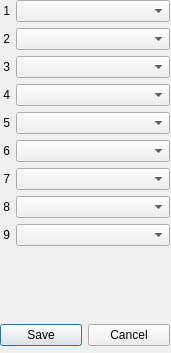
<?xml version="1.0" encoding="UTF-8"?>
<ui version="4.0">
 <class>DlgSpeedDial</class>
 <widget class="QDialog" name="DlgSpeedDial">
  <property name="geometry">
   <rect>
    <x>0</x>
    <y>0</y>
    <width>171</width>
    <height>353</height>
   </rect>
  </property>
  <property name="windowTitle">
   <string>Speed Dial</string>
  </property>
  <widget class="QWidget" name="layoutWidget">
   <property name="geometry">
    <rect>
     <x>0</x>
     <y>0</y>
     <width>170</width>
     <height>346</height>
    </rect>
   </property>
   <layout class="QVBoxLayout" name="verticalLayout">
    <item>
     <layout class="QFormLayout" name="formLayout">
      <item row="0" column="0">
       <widget class="QLabel" name="lblF1">
        <property name="text">
         <string> 1</string>
        </property>
       </widget>
      </item>
      <item row="1" column="0">
       <widget class="QLabel" name="lblF2">
        <property name="text">
         <string> 2</string>
        </property>
       </widget>
      </item>
      <item row="2" column="0">
       <widget class="QLabel" name="lblF3">
        <property name="text">
         <string> 3</string>
        </property>
       </widget>
      </item>
      <item row="3" column="0">
       <widget class="QLabel" name="lblF4">
        <property name="text">
         <string> 4</string>
        </property>
       </widget>
      </item>
      <item row="4" column="0">
       <widget class="QLabel" name="lblF5">
        <property name="text">
         <string> 5</string>
        </property>
       </widget>
      </item>
      <item row="5" column="0">
       <widget class="QLabel" name="lblF6">
        <property name="text">
         <string> 6</string>
        </property>
       </widget>
      </item>
      <item row="6" column="0">
       <widget class="QLabel" name="lblF7">
        <property name="text">
         <string> 7</string>
        </property>
       </widget>
      </item>
      <item row="7" column="0">
       <widget class="QLabel" name="lblF8">
        <property name="text">
         <string> 8</string>
        </property>
       </widget>
      </item>
      <item row="8" column="0">
       <widget class="QLabel" name="lblF9">
        <property name="text">
         <string> 9</string>
        </property>
       </widget>
      </item>
      <item row="0" column="1">
       <widget class="QComboBox" name="comboF1"/>
      </item>
      <item row="1" column="1">
       <widget class="QComboBox" name="comboF2"/>
      </item>
      <item row="2" column="1">
       <widget class="QComboBox" name="comboF3"/>
      </item>
      <item row="3" column="1">
       <widget class="QComboBox" name="comboF4"/>
      </item>
      <item row="4" column="1">
       <widget class="QComboBox" name="comboF5"/>
      </item>
      <item row="5" column="1">
       <widget class="QComboBox" name="comboF6"/>
      </item>
      <item row="6" column="1">
       <widget class="QComboBox" name="comboF7"/>
      </item>
      <item row="7" column="1">
       <widget class="QComboBox" name="comboF8"/>
      </item>
      <item row="8" column="1">
       <widget class="QComboBox" name="comboF9"/>
      </item>
     </layout>
    </item>
    <item>
     <layout class="QHBoxLayout" name="horizontalLayout">
      <item>
       <widget class="QPushButton" name="pbOk">
        <property name="text">
         <string>Save</string>
        </property>
       </widget>
      </item>
      <item>
       <widget class="QPushButton" name="pbCancel">
        <property name="text">
         <string>Cancel</string>
        </property>
       </widget>
      </item>
     </layout>
    </item>
   </layout>
  </widget>
 </widget>
 <resources/>
 <connections>
  <connection>
   <sender>pbCancel</sender>
   <signal>clicked()</signal>
   <receiver>DlgSpeedDial</receiver>
   <slot>close()</slot>
   <hints>
    <hint type="sourcelabel">
     <x>120</x>
     <y>333</y>
    </hint>
    <hint type="destinationlabel">
     <x>122</x>
     <y>351</y>
    </hint>
   </hints>
  </connection>
 </connections>
</ui>
